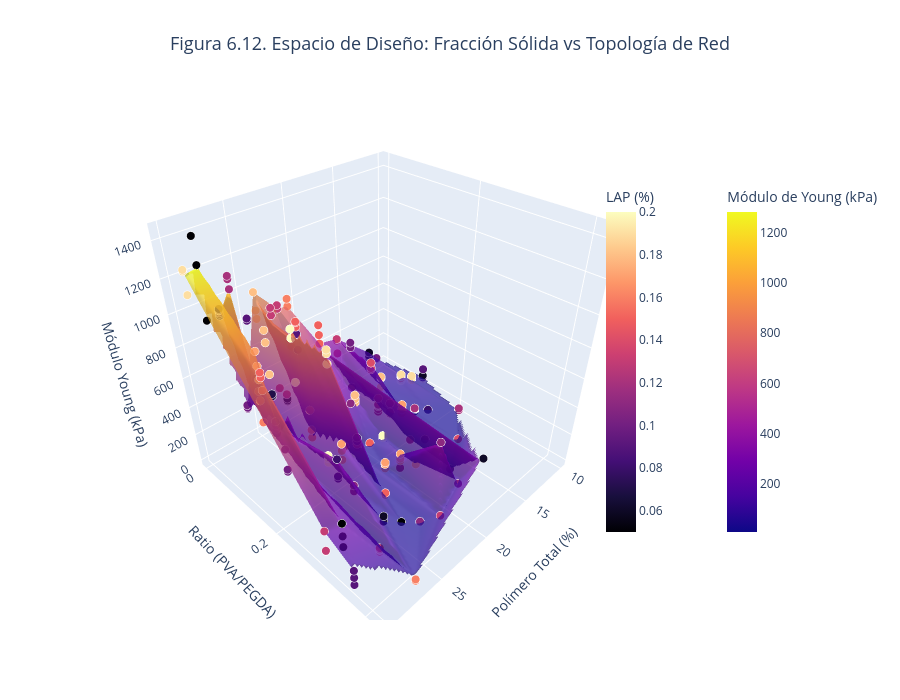

Source (notebook cell):
### Code cell
import matplotlib.pyplot as plt
import seaborn as sns
import numpy as np
import pandas as pd
from scipy.interpolate import griddata
import plotly.graph_objects as go

print("Analizando Arquitectura de Red: % Polímero Total y Ratio PVA/PEGDA...")

df_super_limpio['Polimero_Total (%)'] = df_super_limpio['PEGDA (%)'] + df_super_limpio['PVA (%)']

df_super_limpio['Ratio_PVA_PEGDA'] = df_super_limpio['PVA (%)'] / df_super_limpio['PEGDA (%)']

x_total = df_super_limpio['Polimero_Total (%)']
y_ratio = df_super_limpio['Ratio_PVA_PEGDA']
z_young = df_super_limpio[col_young]
c_lap = df_super_limpio['LAP (%)']

# =====================================================================
# FIGURA : MAPA DE CALOR
# =====================================================================
xi = np.linspace(x_total.min(), x_total.max(), 100)
yi = np.linspace(y_ratio.min(), y_ratio.max(), 100)
xi_mesh, yi_mesh = np.meshgrid(xi, yi)
zi_mesh = griddata((x_total, y_ratio), z_young, (xi_mesh, yi_mesh), method='linear')

plt.figure(figsize=(9, 7))
sns.set_theme(style="white", context="paper", font_scale=1.2)

contour = plt.contourf(xi_mesh, yi_mesh, zi_mesh, levels=30, cmap='plasma', alpha=0.85)
cbar = plt.colorbar(contour)
cbar.set_label('Módulo de Young (kPa)', fontweight='bold')

scatter = plt.scatter(x_total, y_ratio, c=c_lap, cmap='magma', s=60, 
                      edgecolor='white', linewidth=1, label='Probetas')
cbar_lap = plt.colorbar(scatter)
cbar_lap.set_label('Concentración de LAP (%)', fontweight='bold')

plt.title("Figura 6.10. Dependencia Mecánica de la Arquitectura Polimérica", fontweight='bold', pad=15)
plt.xlabel("Polímero Total (% PEGDA + % PVA)", fontweight='bold')
plt.ylabel("Ratio Estructural (PVA / PEGDA)", fontweight='bold')

plt.tight_layout()
plt.savefig('Figura_6_10_Arquitectura_Red.png', dpi=600, bbox_inches='tight')
plt.show()

import plotly.graph_objects as go

# ====================================================================
# FIGURA : SUPERFICIE 3D INTERACTIVA
# =====================================================================
fig = go.Figure()

fig.add_trace(go.Surface(
    x=xi_mesh, y=yi_mesh, z=zi_mesh,
    colorscale='plasma', opacity=0.7, name='Tendencia',
    colorbar=dict(
        title=dict(text='Módulo de Young (kPa)', side='top'),
        x=1.05,       
        len=0.7
    )
))

fig.add_trace(go.Scatter3d(
    x=x_total, y=y_ratio, z=z_young,
    mode='markers',
    marker=dict(
        size=5,
        color=c_lap, 
        colorscale='Magma', 
        colorbar=dict(
            title=dict(text='LAP (%)', side='top'), 
            x=0.85,      
            len=0.7
        ),
        line=dict(color='white', width=1)
    ),
    name='Experimentos',
    hovertemplate="<b>Polímero Total:</b> %{x:.1f}%<br>" +
                  "<b>Ratio PVA/PEGDA:</b> %{y:.2f}<br>" +
                  "<b>LAP:</b> %{marker.color:.2f}%<br>" +
                  "<b>Módulo:</b> %{z:.1f} KPa<extra></extra>"
))

fig.update_layout(
    title=dict(text='Figura 6.12. Espacio de Diseño: Fracción Sólida vs Topología de Red', font=dict(size=18), x=0.5),
    scene=dict(
        xaxis_title=dict(text='Polímero Total (%)'),
        yaxis_title=dict(text='Ratio (PVA/PEGDA)'),
        zaxis_title=dict(text='Módulo Young (kPa)')
    ),
    width=900, height=700
)
fig.show()
fig.write_html("Figura_PEGDA-PVA-LAP_Interactiva.html")

### Figure 1 — Plotly figure (JSON) as saved in the notebook; plotly's stock layout.template omitted (floating-point values rounded to 4 significant figures; data arrays with more than 128 entries replaced by an {"elided": "..."} marker saying what was removed)
{"data": [{"colorbar": {"len": 0.7, "title": {"side": "top", "text": "Módulo de Young (kPa)"}, "x": 1.05}, "colorscale": [[0, "#0d0887"], [0.1111, "#46039f"], [0.2222, "#7201a8"], [0.3333, "#9c179e"], [0.4444, "#bd3786"], [0.5556, "#d8576b"], [0.6667, "#ed7953"], [0.7778, "#fb9f3a"], [0.8889, "#fdca26"], [1, "#f0f921"]], "name": "Tendencia", "opacity": 0.7, "type": "surface", "x": {"elided": "100x100 float values"}, "y": {"elided": "100x100 float values"}, "z": {"elided": "100x100 float values"}}, {"hovertemplate": "<b>Polímero Total:</b> %{x:.1f}%<br><b>Ratio PVA/PEGDA:</b> %{y:.2f}<br><b>LAP:</b> %{marker.color:.2f}%<br><b>Módulo:</b> %{z:.1f} KPa<extra></extra>", "marker": {"color": {"elided": "215 float values"}, "colorbar": {"len": 0.7, "title": {"side": "top", "text": "LAP (%)"}, "x": 0.85}, "colorscale": [[0, "#000004"], [0.1111, "#180f3d"], [0.2222, "#440f76"], [0.3333, "#721f81"], [0.4444, "#9e2f7f"], [0.5556, "#cd4071"], [0.6667, "#f1605d"], [0.7778, "#fd9668"], [0.8889, "#feca8d"], [1, "#fcfdbf"]], "line": {"color": "white", "width": 1}, "size": 5}, "mode": "markers", "name": "Experimentos", "type": "scatter3d", "x": {"elided": "215 int values"}, "y": {"elided": "215 float values"}, "z": {"elided": "215 float values"}}], "layout": {"height": 700, "scene": {"xaxis": {"title": {"text": "Polímero Total (%)"}}, "yaxis": {"title": {"text": "Ratio (PVA/PEGDA)"}}, "zaxis": {"title": {"text": "Módulo Young (kPa)"}}}, "title": {"font": {"size": 18}, "text": "Figura 6.12. Espacio de Diseño: Fracción Sólida vs Topología de Red", "x": 0.5}, "width": 900}}
